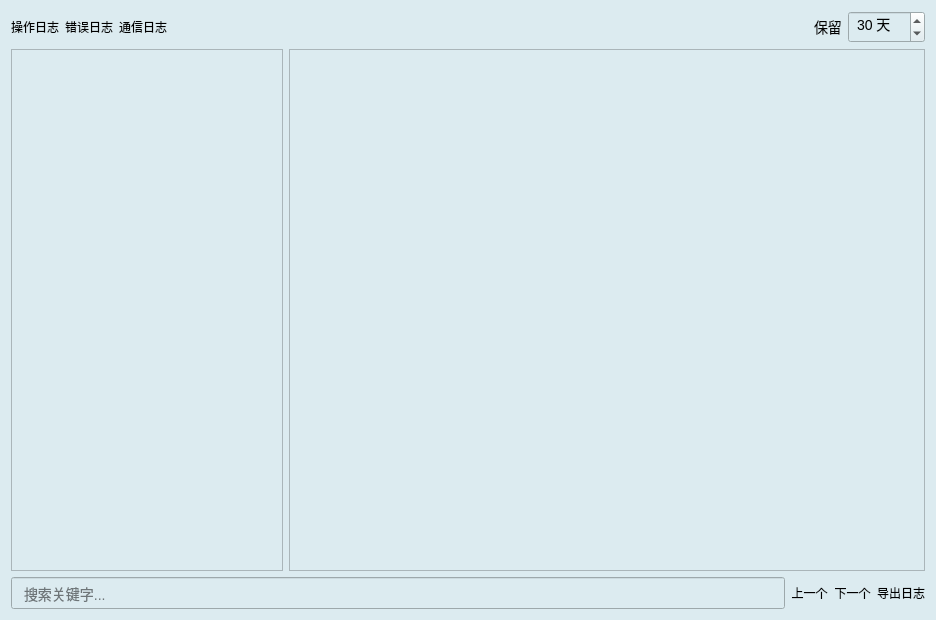
<?xml version="1.0" encoding="UTF-8"?>
<ui version="4.0">
 <class>LoggerClass</class>
 <widget class="QWidget" name="LoggerClass">
  <property name="windowModality">
   <enum>Qt::WindowModality::NonModal</enum>
  </property>
  <property name="geometry">
   <rect>
    <x>0</x>
    <y>0</y>
    <width>936</width>
    <height>620</height>
   </rect>
  </property>
  <property name="windowTitle">
   <string>日志查看器</string>
  </property>
  <property name="windowIcon">
   <iconset resource="../OCRdemo.qrc">
    <normaloff>:/PIC/Resources/PICs/Rizhi.png</normaloff>:/PIC/Resources/PICs/Rizhi.png</iconset>
  </property>
  <property name="styleSheet">
   <string notr="true">background-color:rgb(220, 235, 240);</string>
  </property>
  <layout class="QVBoxLayout" name="verticalLayout">
   <item>
    <layout class="QHBoxLayout" name="btnLayout">
     <item>
      <widget class="QPushButton" name="btnOperate">
       <property name="styleSheet">
        <string notr="true"> QPushButton {
        opacity: 1;
 		border: none;
}
QPushButton:pressed {
   background-color: #546E7A; 
    background-image: none;
    padding-top: 12px;
    padding-bottom: 8px;
    border: 1px solid #37474F; 
}
</string>
       </property>
       <property name="text">
        <string>操作日志</string>
       </property>
       <property name="icon">
        <iconset resource="../OCRdemo.qrc">
         <normaloff>:/PIC/Resources/PICs/操作日志.png</normaloff>:/PIC/Resources/PICs/操作日志.png</iconset>
       </property>
       <property name="iconSize">
        <size>
         <width>30</width>
         <height>30</height>
        </size>
       </property>
      </widget>
     </item>
     <item>
      <widget class="QPushButton" name="btnError">
       <property name="styleSheet">
        <string notr="true"> QPushButton {
        opacity: 1;
 		border: none;
}
QPushButton:pressed {
   background-color: #546E7A; 
    background-image: none;
    padding-top: 12px;
    padding-bottom: 8px;
    border: 1px solid #37474F; 
}
</string>
       </property>
       <property name="text">
        <string>错误日志</string>
       </property>
       <property name="icon">
        <iconset resource="../OCRdemo.qrc">
         <normaloff>:/PIC/Resources/PICs/NG.png</normaloff>:/PIC/Resources/PICs/NG.png</iconset>
       </property>
       <property name="iconSize">
        <size>
         <width>30</width>
         <height>30</height>
        </size>
       </property>
      </widget>
     </item>
     <item>
      <widget class="QPushButton" name="btnComm">
       <property name="styleSheet">
        <string notr="true"> QPushButton {
        opacity: 1;
 		border: none;
}
QPushButton:pressed {
   background-color: #546E7A; 
    background-image: none;
    padding-top: 12px;
    padding-bottom: 8px;
    border: 1px solid #37474F; 
}
</string>
       </property>
       <property name="text">
        <string>通信日志</string>
       </property>
       <property name="icon">
        <iconset resource="../OCRdemo.qrc">
         <normaloff>:/PNG/Resources/PNG/stopBJ.png</normaloff>:/PNG/Resources/PNG/stopBJ.png</iconset>
       </property>
       <property name="iconSize">
        <size>
         <width>30</width>
         <height>30</height>
        </size>
       </property>
      </widget>
     </item>
     <item>
      <spacer name="horizontalSpacer_2">
       <property name="orientation">
        <enum>Qt::Orientation::Horizontal</enum>
       </property>
       <property name="sizeHint" stdset="0">
        <size>
         <width>40</width>
         <height>20</height>
        </size>
       </property>
      </spacer>
     </item>
     <item>
      <widget class="QLabel" name="labelKeepDays">
       <property name="styleSheet">
        <string notr="true">font-size: 14px;</string>
       </property>
       <property name="text">
        <string>保留</string>
       </property>
      </widget>
     </item>
     <item>
      <widget class="QSpinBox" name="spinKeepDays">
       <property name="styleSheet">
        <string notr="true">font-size: 14px; padding: 4px;</string>
       </property>
       <property name="suffix">
        <string> 天</string>
       </property>
       <property name="minimum">
        <number>1</number>
       </property>
       <property name="maximum">
        <number>365</number>
       </property>
       <property name="value">
        <number>30</number>
       </property>
      </widget>
     </item>
    </layout>
   </item>
   <item>
    <layout class="QHBoxLayout" name="horizontalLayout" stretch="3,7">
     <item>
      <widget class="QListWidget" name="fileList">
       <property name="minimumSize">
        <size>
         <width>200</width>
         <height>0</height>
        </size>
       </property>
       <property name="styleSheet">
        <string notr="true">font-size: 14px;</string>
       </property>
      </widget>
     </item>
     <item>
      <widget class="QTextEdit" name="contentView">
       <property name="cursor" stdset="0">
        <cursorShape>ArrowCursor</cursorShape>
       </property>
       <property name="styleSheet">
        <string notr="true">font-size: 14px; font-family: Consolas, monospace;</string>
       </property>
       <property name="inputMethodHints">
        <set>Qt::InputMethodHint::ImhNone</set>
       </property>
       <property name="midLineWidth">
        <number>-1</number>
       </property>
       <property name="readOnly">
        <bool>true</bool>
       </property>
      </widget>
     </item>
    </layout>
   </item>
   <item>
    <layout class="QHBoxLayout" name="searchLayout">
     <item>
      <widget class="QLineEdit" name="searchBox">
       <property name="styleSheet">
        <string notr="true">font-size: 14px; padding: 6px 10px;</string>
       </property>
       <property name="placeholderText">
        <string>搜索关键字...</string>
       </property>
      </widget>
     </item>
     <item>
      <widget class="QPushButton" name="btnSearchPrev">
       <property name="styleSheet">
        <string notr="true"> QPushButton {
        opacity: 1;
 		border: none;
}
QPushButton:pressed {
   background-color: #546E7A; 
    background-image: none;
    padding-top: 12px;
    padding-bottom: 8px;
    border: 1px solid #37474F; 
}
</string>
       </property>
       <property name="text">
        <string>上一个</string>
       </property>
       <property name="icon">
        <iconset resource="../OCRdemo.qrc">
         <normaloff>:/PIC/Resources/PICs/add_top.png</normaloff>:/PIC/Resources/PICs/add_top.png</iconset>
       </property>
      </widget>
     </item>
     <item>
      <widget class="QPushButton" name="btnSearchNext">
       <property name="styleSheet">
        <string notr="true"> QPushButton {
        opacity: 1;
 		border: none;
}
QPushButton:pressed {
   background-color: #546E7A; 
    background-image: none;
    padding-top: 12px;
    padding-bottom: 8px;
    border: 1px solid #37474F; 
}
</string>
       </property>
       <property name="text">
        <string>下一个</string>
       </property>
       <property name="icon">
        <iconset resource="../OCRdemo.qrc">
         <normaloff>:/PIC/Resources/PICs/add_bottom.png</normaloff>:/PIC/Resources/PICs/add_bottom.png</iconset>
       </property>
      </widget>
     </item>
     <item>
      <widget class="QPushButton" name="btnExport">
       <property name="styleSheet">
        <string notr="true"> QPushButton {
        opacity: 1;
 		border: none;
}
QPushButton:pressed {
   background-color: #546E7A; 
    background-image: none;
    padding-top: 12px;
    padding-bottom: 8px;
    border: 1px solid #37474F; 
}
</string>
       </property>
       <property name="text">
        <string>导出日志</string>
       </property>
       <property name="icon">
        <iconset resource="../OCRdemo.qrc">
         <normaloff>:/PNG/Resources/PNG/BCCS.png</normaloff>:/PNG/Resources/PNG/BCCS.png</iconset>
       </property>
       <property name="iconSize">
        <size>
         <width>16</width>
         <height>16</height>
        </size>
       </property>
      </widget>
     </item>
    </layout>
   </item>
  </layout>
 </widget>
 <layoutdefault spacing="6" margin="11"/>
 <resources>
  <include location="../OCRdemo.qrc"/>
 </resources>
 <connections/>
</ui>
